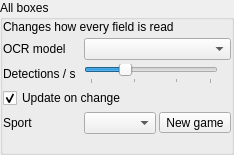
         <widget class="QGroupBox" name="groupBox_allBoxes">
          <property name="title">
           <string>All boxes</string>
          </property>
          <layout class="QFormLayout" name="formLayout_allBoxes">
           <property name="rowWrapPolicy">
            <enum>QFormLayout::WrapLongRows</enum>
           </property>
           <property name="fieldGrowthPolicy">
            <enum>QFormLayout::AllNonFixedFieldsGrow</enum>
           </property>
           <property name="horizontalSpacing">
            <number>8</number>
           </property>
           <property name="verticalSpacing">
            <number>4</number>
           </property>
           <property name="leftMargin">
            <number>0</number>
           </property>
           <property name="topMargin">
            <number>0</number>
           </property>
           <property name="rightMargin">
            <number>0</number>
           </property>
           <property name="bottomMargin">
            <number>0</number>
           </property>
           <item row="0" column="0" colspan="2">
            <widget class="QLabel" name="label_allBoxesScope">
             <property name="text">
              <string>Changes how every field is read</string>
             </property>
             <property name="wordWrap">
              <bool>true</bool>
             </property>
             <property name="hint" stdset="0">
              <bool>true</bool>
             </property>
            </widget>
           </item>
           <item row="1" column="0">
            <widget class="QLabel" name="label_10">
             <property name="toolTip">
              <string>The OCR model that reads every box</string>
             </property>
             <property name="text">
              <string>OCR model</string>
             </property>
            </widget>
           </item>
           <item row="1" column="1">
            <widget class="QComboBox" name="comboBox_ocrModel">
             <property name="accessibleName">
              <string>OCR model</string>
             </property>
             <property name="toolTip">
              <string>The OCR model that reads every box, not only the selected one. PP-OCR (automatic) reads with PP-OCR (accurate) while this computer keeps up, and with PP-OCR (fast), which needs about a fifth of the CPU, when it doesn't. The Tesseract models use the boxes' Image cleanup settings; Load external Tesseract model... reads a .traineddata file.</string>
             </property>
            </widget>
           </item>
           <item row="2" column="0">
            <widget class="QLabel" name="label_detectionCadence">
             <property name="toolTip">
              <string>How many times per second the boxes are read</string>
             </property>
             <property name="text">
              <string>Detections / s</string>
             </property>
            </widget>
           </item>
           <item row="2" column="1">
            <layout class="QHBoxLayout" name="horizontalLayout_detectionCadence">
             <property name="spacing">
              <number>6</number>
             </property>
             <item>
              <widget class="QSlider" name="horizontalSlider_detectionCadence">
               <property name="accessibleName">
                <string>Detections per second</string>
               </property>
               <property name="toolTip">
                <string>How many times per second the boxes are read (1-15). Higher values use more CPU; 5 suits most clocks.</string>
               </property>
               <property name="minimum">
                <number>1</number>
               </property>
               <property name="maximum">
                <number>15</number>
               </property>
               <property name="pageStep">
                <number>5</number>
               </property>
               <property name="value">
                <number>5</number>
               </property>
               <property name="orientation">
                <enum>Qt::Horizontal</enum>
               </property>
               <property name="tickPosition">
                <enum>QSlider::TicksBelow</enum>
               </property>
               <property name="tickInterval">
                <number>5</number>
               </property>
              </widget>
             </item>
             <item>
              <widget class="QLabel" name="label_detectionCadenceValue">
               <property name="alignment">
                <set>Qt::AlignRight|Qt::AlignTrailing|Qt::AlignVCenter</set>
               </property>
              </widget>
             </item>
            </layout>
           </item>
           <item row="3" column="0" colspan="2">
            <widget class="QCheckBox" name="checkBox_updateOnchange">
             <property name="toolTip">
              <string>Report a reading that equals the field's last good value as unchanged (=, SameNoChange) instead of new (✓). vMix and UNO then don't resend unchanged values (unless their “Also resend unchanged values” is on), and the HTTP server and the outbound API mark them as unchanged. OBS and the text files get a value only when it changes either way.</string>
             </property>
             <property name="text">
              <string>Update on change</string>
             </property>
             <property name="checked">
              <bool>true</bool>
             </property>
            </widget>
           </item>
           <item row="4" column="0">
            <widget class="QLabel" name="label_sport">
             <property name="toolTip">
              <string>The sport being played: ScoreSight follows the game (the scores, the periods, the clock) from the fields named like them</string>
             </property>
             <property name="text">
              <string>Sport</string>
             </property>
             <property name="buddy">
              <cstring>comboBox_sport</cstring>
             </property>
            </widget>
           </item>
           <item row="4" column="1">
            <layout class="QHBoxLayout" name="horizontalLayout_sport">
             <property name="spacing">
              <number>3</number>
             </property>
             <item>
              <widget class="QComboBox" name="comboBox_sport">
               <property name="sizePolicy">
                <sizepolicy hsizetype="Expanding" vsizetype="Fixed">
                 <horstretch>1</horstretch>
                 <verstretch>0</verstretch>
                </sizepolicy>
               </property>
               <property name="accessibleName">
                <string>Sport</string>
               </property>
               <property name="toolTip">
                <string>The sport being played. ScoreSight then follows the game from the fields named like a score, the clock, the period, fouls or timeouts: each score, the start and end of each period, the clock starting and stopping, the final buzzer. None: it doesn't.</string>
               </property>
              </widget>
             </item>
             <item>
              <widget class="QToolButton" name="toolButton_newGame">
               <property name="toolTip">
                <string>Start following a new game: the game's events and points per period start over</string>
               </property>
               <property name="text">
                <string>New game</string>
               </property>
              </widget>
             </item>
            </layout>
           </item>
           <item row="5" column="0" colspan="2">
            <widget class="QLabel" name="label_gameStatus">
             <property name="wordWrap">
              <bool>true</bool>
             </property>
             <property name="hint" stdset="0">
              <bool>true</bool>
             </property>
            </widget>
           </item>
          </layout>
         </widget>
